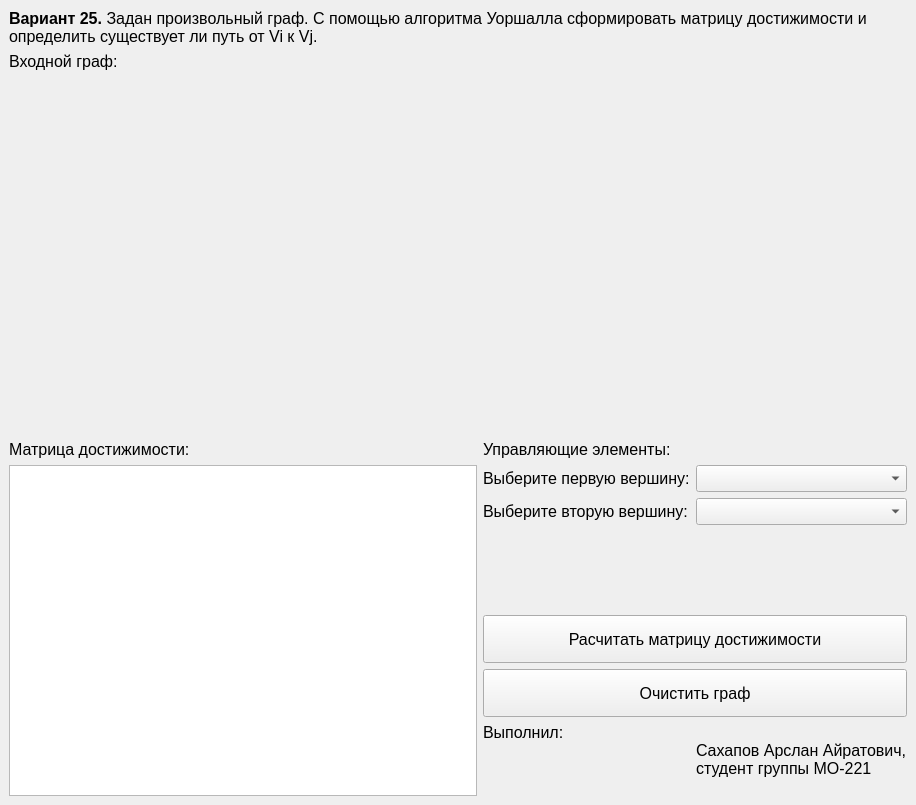
<?xml version="1.0" encoding="UTF-8"?>
<ui version="4.0">
    <class>MainWindow</class>
    <widget class="QMainWindow" name="MainWindow">
        <property name="geometry">
            <rect>
                <x>0</x>
                <y>0</y>
                <width>916</width>
                <height>805</height>
            </rect>
        </property>
        <property name="font">
            <font>
                <pointsize>12</pointsize>
            </font>
        </property>
        <property name="windowTitle">
            <string>SIACOD RGR</string>
        </property>
        <widget class="QWidget" name="centralwidget">
            <layout class="QVBoxLayout" name="verticalLayout_2" stretch="0,0,2,2">
                <item>
                    <widget class="QLabel" name="label_3">
                        <property name="text">
                            <string>&lt;html&gt;&lt;head/&gt;&lt;body&gt;&lt;p&gt;&lt;span style=&quot; font-weight:600;&quot;&gt;Вариант
                                25. &lt;/span&gt;Задан произвольный граф. С помощью алгоритма Уоршалла сформировать
                                матрицу достижимости и определить существует ли путь от Vi к Vj.&lt;/p&gt;&lt;/body&gt;&lt;/html&gt;
                            </string>
                        </property>
                        <property name="wordWrap">
                            <bool>true</bool>
                        </property>
                    </widget>
                </item>
                <item>
                    <widget class="QLabel" name="label_4">
                        <property name="text">
                            <string>Входной граф:</string>
                        </property>
                        <property name="wordWrap">
                            <bool>true</bool>
                        </property>
                    </widget>
                </item>
                <item>
                    <widget class="QWidget" name="graph_widget" native="true"/>
                </item>
                <item>
                    <layout class="QHBoxLayout" name="horizontalLayout">
                        <item>
                            <layout class="QVBoxLayout" name="verticalLayout">
                                <item>
                                    <widget class="QLabel" name="label_5">
                                        <property name="text">
                                            <string>Матрица достижимости:</string>
                                        </property>
                                    </widget>
                                </item>
                                <item>
                                    <widget class="QTableView" name="matrix_tableView">
                                        <attribute name="horizontalHeaderDefaultSectionSize">
                                            <number>30</number>
                                        </attribute>
                                        <attribute name="horizontalHeaderMinimumSectionSize">
                                            <number>30</number>
                                        </attribute>
                                        <attribute name="verticalHeaderDefaultSectionSize">
                                            <number>30</number>
                                        </attribute>
                                        <attribute name="verticalHeaderMinimumSectionSize">
                                            <number>30</number>
                                        </attribute>
                                    </widget>
                                </item>
                            </layout>
                        </item>
                        <item>
                            <layout class="QFormLayout" name="formLayout">
                                <item row="1" column="0">
                                    <widget class="QLabel" name="label">
                                        <property name="text">
                                            <string>Выберите первую вершину:</string>
                                        </property>
                                    </widget>
                                </item>
                                <item row="1" column="1">
                                    <widget class="QComboBox" name="firstNode_comboBox">
                                        <property name="sizePolicy">
                                            <sizepolicy hsizetype="Minimum" vsizetype="Fixed">
                                                <horstretch>0</horstretch>
                                                <verstretch>0</verstretch>
                                            </sizepolicy>
                                        </property>
                                        <property name="minimumSize">
                                            <size>
                                                <width>100</width>
                                                <height>0</height>
                                            </size>
                                        </property>
                                    </widget>
                                </item>
                                <item row="2" column="0">
                                    <widget class="QLabel" name="label_2">
                                        <property name="text">
                                            <string>Выберите вторую вершину:</string>
                                        </property>
                                    </widget>
                                </item>
                                <item row="2" column="1">
                                    <widget class="QComboBox" name="secondNode_comboBox">
                                        <property name="sizePolicy">
                                            <sizepolicy hsizetype="Minimum" vsizetype="Fixed">
                                                <horstretch>0</horstretch>
                                                <verstretch>0</verstretch>
                                            </sizepolicy>
                                        </property>
                                        <property name="minimumSize">
                                            <size>
                                                <width>100</width>
                                                <height>0</height>
                                            </size>
                                        </property>
                                    </widget>
                                </item>
                                <item row="3" column="0" colspan="2">
                                    <widget class="QLabel" name="path_label">
                                        <property name="text">
                                            <string/>
                                        </property>
                                    </widget>
                                </item>
                                <item row="4" column="0" colspan="2">
                                    <spacer name="verticalSpacer">
                                        <property name="orientation">
                                            <enum>Qt::Vertical</enum>
                                        </property>
                                        <property name="sizeHint" stdset="0">
                                            <size>
                                                <width>20</width>
                                                <height>40</height>
                                            </size>
                                        </property>
                                    </spacer>
                                </item>
                                <item row="5" column="0" colspan="2">
                                    <widget class="QPushButton" name="calculate_pushButton">
                                        <property name="minimumSize">
                                            <size>
                                                <width>0</width>
                                                <height>48</height>
                                            </size>
                                        </property>
                                        <property name="text">
                                            <string>Расчитать матрицу достижимости</string>
                                        </property>
                                    </widget>
                                </item>
                                <item row="7" column="0" colspan="2">
                                    <widget class="QLabel" name="label_6">
                                        <property name="text">
                                            <string>Выполнил:
                                                Сахапов Арслан Айратович,
                                                студент группы МО-221
                                            </string>
                                        </property>
                                    </widget>
                                </item>
                                <item row="0" column="0" colspan="2">
                                    <widget class="QLabel" name="label_7">
                                        <property name="text">
                                            <string>Управляющие элементы:</string>
                                        </property>
                                    </widget>
                                </item>
                                <item row="6" column="0" colspan="2">
                                    <widget class="QPushButton" name="clear_pushButton">
                                        <property name="minimumSize">
                                            <size>
                                                <width>0</width>
                                                <height>48</height>
                                            </size>
                                        </property>
                                        <property name="text">
                                            <string>Очистить граф</string>
                                        </property>
                                    </widget>
                                </item>
                            </layout>
                        </item>
                    </layout>
                </item>
            </layout>
        </widget>
    </widget>
    <resources/>
    <connections/>
</ui>
